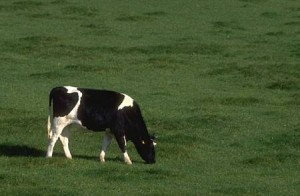
%> input picture Computer Vision/cv_lab05_code/cow.jpg, 300 x 196 px
$ octave --eval "run_ex5;"   (GNU Octave 9; MATLAB toolbox functions it lacks are replaced by stand-ins)
%> lines starting %> are read from the running program, lines starting %| are printed output that depends on the picture
### Computer Vision/cv_lab05_code/EM.m
function [map cluster] = EM(img,K)

    tol= 1e-6;
    [m, n, o]=size(img);
    N=m*n;
    points=double(reshape(img,N,o));

    Lmax=max(points(:,1)); Lmin=min(points(:,1));
    amax=max(points(:,2)); amin=min(points(:,2));
    bmax=max(points(:,3)); bmin=min(points(:,3));

    % initialize mus
    mu=generate_mu(Lmax,Lmin,amax,amin,bmax,bmin,K);
    %initialize covariances
    cov=generate_cov(Lmax,Lmin,amax,amin,bmax,bmin,K);
    alpha=1/K*ones(K,1);

    % iterate between maximization and expectation
    theta={alpha, mu, cov};
    step=tol+1;
    P=zeros(N,K);
    while step>tol
        muold=mu;
        P = expectation(mu,cov,alpha,points);
        [mu, cov, alpha] = maximization(P, points);
        step=norm(muold-mu);
    end
    [~,map]= max(P,[],2);
    cluster=mu;

    digits(5);
    map=reshape(map,m,n);

% [7 lines of commented-out code are left out]
end

### Computer Vision/cv_lab05_code/generate_mu.m
% Generate initial values for mu
% K is the number of segments

function mu = generate_mu(Lmax,Lmin,amax,amin,bmax,bmin,K)

mu = [linspace(Lmin,Lmax,K)' linspace(amin,amax,K)' linspace(bmin,bmax,K)'];

end

### Computer Vision/cv_lab05_code/generate_cov.m
% Generate initial values for the K
% covariance matrices

function cov = generate_cov(Lmax,Lmin,amax,amin,bmax,bmin,K);

    cov = [Lmax-Lmin 0 0;
           0 amax-amin 0;
           0 0 bmax-bmin];

    cov=repmat(cov,1,1,K);

end

### Computer Vision/cv_lab05_code/expectation.m
function P = expectation(mu,cov,alpha,X)

K = length(alpha);
N = size(X,1);
P=zeros(N,K);
for i=1:K
    P(:,i)=mvnpdf(X,mu(i,:),cov(:,:,i));
end
P=P.*repmat(alpha',N,1)./repmat(sum(P*alpha,2),1,K);
end

### Computer Vision/cv_lab05_code/maximization.m
function [mu, cov, alpha] = maximization(P, X)

K = size(P,2);
N = size(X,1);

mu=zeros(K,3);
cov=zeros(3,3,K);

sumP=sum(P,1);
alpha=1/N*sumP';

for i=1:K
    mu(i,:)=sum(P(:,i)'*X,1)/sumP(i);

    Di=X-repmat(mu(i,:),N,1);
    cov(:,:,i)=Di'*(repmat(P(:,i),1,3).*Di)/sumP(i);
end
end

### Computer Vision/cv_lab05_code/visualizeSegmentationResults.m
function visualizeSegmentationResults (map,vals,name)

% vals contains K values of dimension D
% in a K x D matrix

K = size(vals,1);
D = size(vals,2);

figure(5);
imagesc(map);
%saveas(gcf,strcat('plots/',name,'_segments.png'));


valImg = zeros(size(map,1),size(map,2),D);

for d=1:D
    valImgd = zeros(size(map,1),size(map,2));
    for k=1:K
        valImgd = valImgd + (map==k) * vals(k,d);
    end
    valImg(:,:,d) = valImgd;
end

figure(6);
imagesc(uint8(valImg));
%saveas(gcf,strcat('plots/',name,'_reproj.png'));
end

### Computer Vision/cv_lab05_code/exercise5.m
function run_ex5()
close all

% choose image
img = imread('cow.jpg');
%> img is the input picture: size 196x300x3 uint8; mean R, G, B 68, 84.9, 47.4
name=strcat('cow');
% img = imread('zebra_b.jpg');
% name=strcat('zebra_b');

% for faster debugging you might want to decrease the size of your image
imgr=imresize(img,1);

figure(1), imshow(img), title('original image')
%imwrite(img,strcat('plots/','cow_','original.png'));

% smooth image (6.1a)
H = fspecial('gaussian',[5 5],5);
imgSmoothed = imfilter(imgr,H,'replicate');
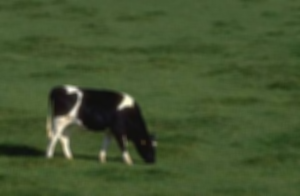
%> imgSmoothed: size 196x300x3 uint8; mean R, G, B 68, 84.9, 47.4; mean of the top-left, top-right, bottom-left and bottom-right quarters 69.9, 68.5, 63.2, 65.3
%figure(2), imshow(imgSmoothed), title('smoothed image')

% convert to L*a*b* image (6.1b)
cform = makecform('srgb2lab');
imglab = applycform(imgSmoothed,cform);
%> imglab: size 196x300x3 uint8; mean of channels 1, 2, 3 86, 115.8, 147.5
figure(3), imshow(imglab), title('l*a*b* image')
%imwrite(imglab,strcat('plots/','cow_','lab.png'));

% Choose the algorithm MeanShift or EM
%% (6.2) MeanShift
%name=strcat(name,'_MS');
% tic
% [mapMS, peak] = meanshiftSeg(imglab);
% visualizeSegmentationResults (mapMS,peak,name);
% toc

%% (6.3) EM
K=4;
name=strcat(name,'_K',int2str(K));
tic
[mapEM, cluster] = EM(imglab,K);
%> in EM, `Lmax=max(points(:,1))`: Lmax = 249
%> in EM, `Lmin=min(points(:,1))`: Lmin = 10
%> in EM, `amax=max(points(:,2))`: amax = 133
%> in EM, `amin=min(points(:,2))`: amin = 111
%> in EM, `bmax=max(points(:,3))`: bmax = 156
%> in EM, `bmin=min(points(:,3))`: bmin = 124
%> in generate_mu, `mu = [linspace(Lmin,Lmax,K)' linspace(amin,amax,K)' linspace(bmin,bmax..`: mu = [10 111 124; 89.67 118.3 134.7; 169.3 125.7 145.3; 249 133 156]
%> in generate_cov, `cov = [Lmax-Lmin 0 0; 0 amax-amin 0; 0 0 bmax-bmin];`: cov = [239 0 0; 0 22 0; 0 0 32]
%> in EM, `theta={alpha, mu, cov};`: theta = 3 items
%> the loop in EM, `while step>tol` made 139 passes
%> (sumP in maximization, alpha, step) on passes 1 to 9: ([3162.1 54431.9 1076.9 129.2], [0.0538; 0.926; 0.0183; 0.0022], 29.13), ([3625.4 53246.9 1791.5 136.2], [0.0617; 0.906; 0.0305; 0.00232], 29.66), ([3700.7 52399.2 2554.2 145.9], [0.0629; 0.891; 0.0434; 0.00248], 20.66), ([3612.8 51773 3246.8 167.3], [0.0614; 0.88; 0.0552; 0.00285], 11.06), ([3520.2 51383.4 3696.2 200.1], [0.0599; 0.874; 0.0629; 0.0034], 6.06), ([3439.1 51166.5 3957.2 237.2], [0.0585; 0.87; 0.0673; 0.00403], 4.31), ([3368.7 51051.1 4100.3 279.9], [0.0573; 0.868; 0.0697; 0.00476], 3.89), ([3308.2 50988.2 4168 335.6], [0.0563; 0.867; 0.0709; 0.00571], 4.08), ([3255.2 50948.6 4179.8 416.4], [0.0554; 0.866; 0.0711; 0.00708], 4.52)
%> in EM, `cluster=mu;`: cluster = [14.25 128.6 128.4; 89.16 114.4 149.1; 60.28 120.3 142.3; 143.9 125.7 140.3]
%> in EM, `map=reshape(map,m,n);`:
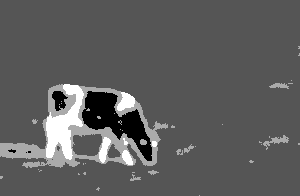
%> map: size 196x300 double; min 1, max 4, mean 2.1; drawn with min black and max white
visualizeSegmentationResults (mapEM,cluster,name);
%> in visualizeSegmentationResults, `imagesc(map);`:
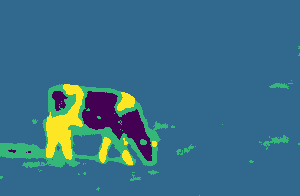
%> displayed picture: size 196x300x3, on the screen's scale of 0 to 255; mean R, G, B 56.6, 109.6, 135
%> after the loop in visualizeSegmentationResults, `for d=1:D`: valImg: size 196x300x3 double; mean of channels 1, 2, 3 86.1, 115.7, 147.6
%> `run_ex5;`:
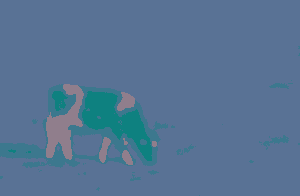
%> displayed picture: size 196x300x3, on the screen's scale of 0 to 255; mean R, G, B 85.9, 115.4, 147.4
toc
end
